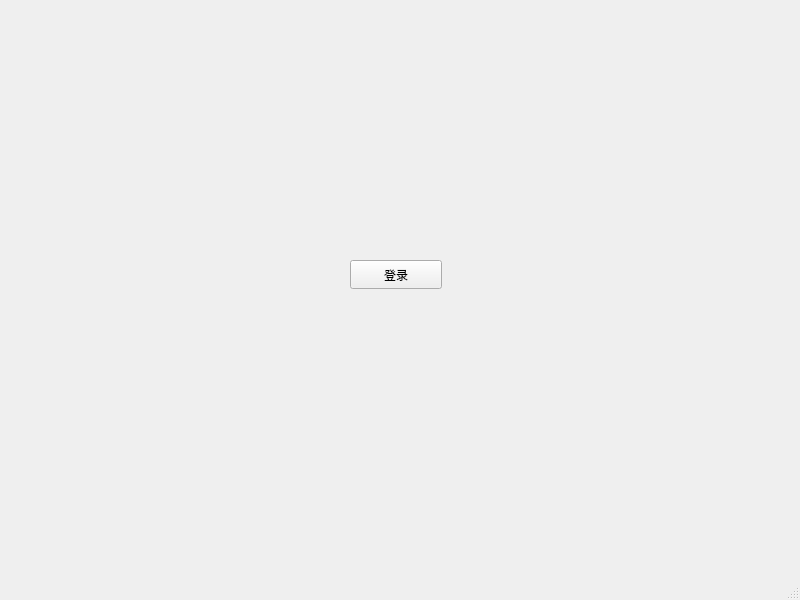
<?xml version="1.0" encoding="UTF-8"?>
<ui version="4.0">
 <class>MainWindow</class>
 <widget class="QMainWindow" name="MainWindow">
  <property name="geometry">
   <rect>
    <x>0</x>
    <y>0</y>
    <width>800</width>
    <height>600</height>
   </rect>
  </property>
  <property name="windowTitle">
   <string>MainWindow</string>
  </property>
  <widget class="QWidget" name="centralwidget">
   <widget class="QPushButton" name="pushButton">
    <property name="geometry">
     <rect>
      <x>350</x>
      <y>260</y>
      <width>92</width>
      <height>29</height>
     </rect>
    </property>
    <property name="text">
     <string>登录</string>
    </property>
   </widget>
  </widget>
  <widget class="QMenuBar" name="menubar">
   <property name="geometry">
    <rect>
     <x>0</x>
     <y>0</y>
     <width>800</width>
     <height>25</height>
    </rect>
   </property>
  </widget>
  <widget class="QStatusBar" name="statusbar"/>
 </widget>
 <resources/>
 <connections/>
</ui>
